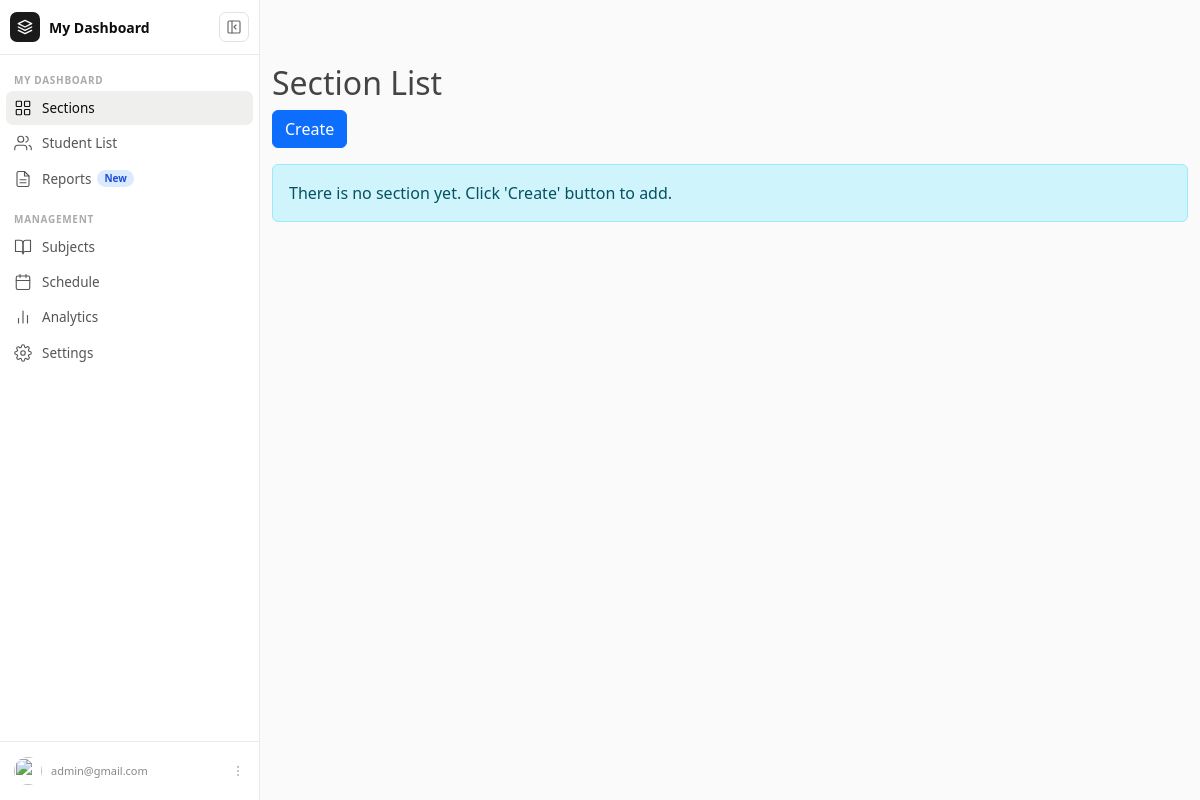
Before: /section/ (signed in) with the older database file.
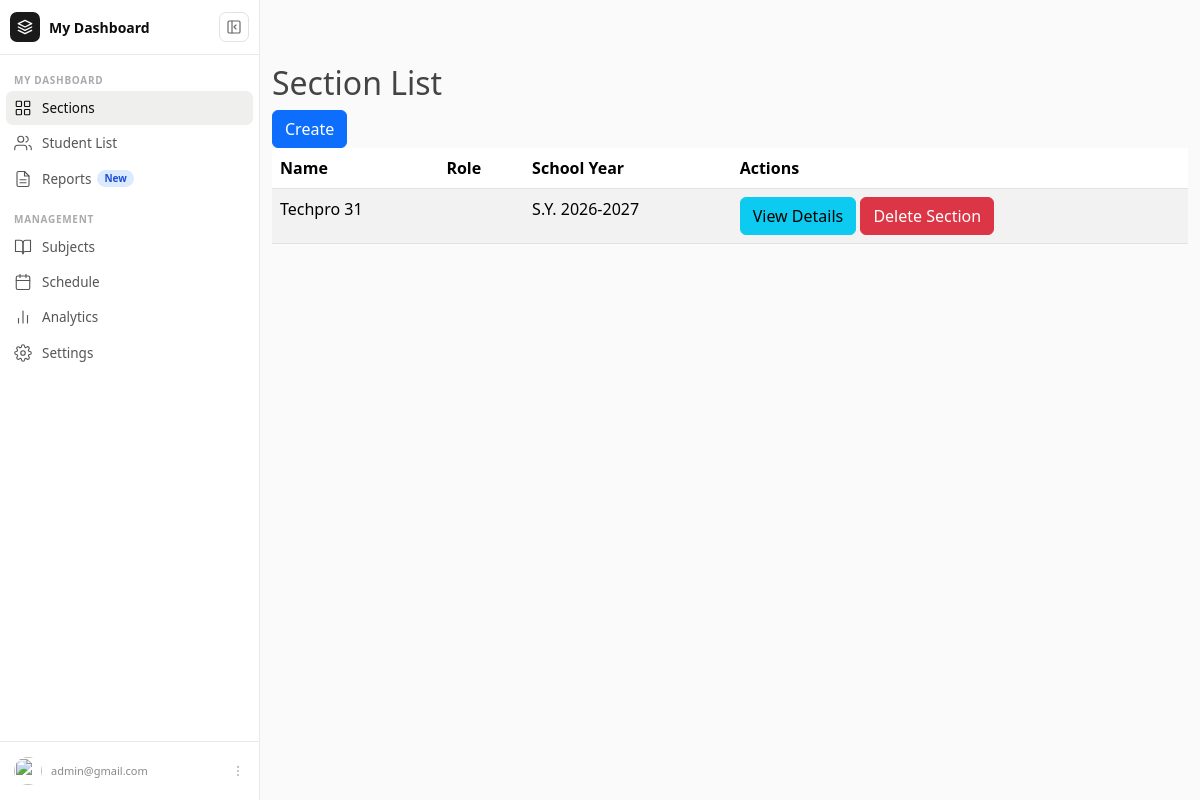
After: the same page with the newer database file.
### sections/models.py (models this page shows, shortened)
class Section(models.Model):
    adviser = models.ForeignKey(User, on_delete=models.CASCADE)
    name = models.CharField(max_length=20, null=True)
    grade_level = models.IntegerField(null=True)
    is_adviser = models.BooleanField(default=True)
    is_subject_teacher = models.BooleanField(default=False)
    principal_name = models.CharField(max_length=100, null=True)
    school_year = models.ForeignKey(schoolYear,on_delete=models.CASCADE, limit_choices_to= {'is_active':True}, default='S.Y. 2026-2027')

### schoolYear/models.py (models this page shows)
class schoolYear(models.Model):
    name = models.CharField(unique=True,max_length=150)
    start_date = models.DateField()
    end_date = models.DateField()
    is_active = models.BooleanField(default=True, verbose_name="Active Status")
    def __str__(self):
        return self.name

### sections/views.py (the view)
# urls.py: path('', SectionListView.as_view(),name='section-home'),
class SectionListView(LoginRequiredMixin, ListView):
    model = Section
    template_name = 'sections/section_home.html'
    context_object_name = 'sections'
    def get_queryset(self):
        return Section.objects.filter(adviser=self.request.user)

### sections/templates/sections/section_home.html (shortened to what this page needs)
{% extends 'users/base.html' %}
{% block content %}
  <h2>Section List</h2>
  <form method="post" action="{% url 'section-create' %}">
    <button type="submit" class="btn btn-primary">Create</button>
  </form>
  {% if sections %}
  <table class="table table-striped table-hover">
    <thead>
      <tr>
        <th scope="col">Name</th>
        <th scope="col">Role</th>
        <th scope="col">School Year</th>
        <th scope="col">Actions</th>
      </tr>
    </thead>
    <tbody>
      {% for section in sections %}
              <tr>
                  <td>{{ section.name }}</td>
                  <td>{{ section.get_role_display }}</td>
                  <td>{{ section.school_year }}</td>
                  <td>
                    <a href="{% url 'section-detail' section.id %}" class="btn btn-info">View Details</a>
                    <a href="{% url 'section-delete' section.id %}" class="btn btn-danger">Delete Section</a>
                  </td>
              </tr>
          {% endfor %}
    </tbody>
  </table>
  {%else %}
  <div class="alert alert-info mt-3" role="alert">
      There is no section yet. Click 'Create' button to add.
  </div>
  {% endif %}
{% endblock %}

### users/templates/users/base.html (shortened to what this page needs)
{% load static %}
<!DOCTYPE html>
<html>
    <head>
        <link href="https://cdn.jsdelivr.net/npm/bootstrap@5.3.8/dist/css/bootstrap.min.css" rel="stylesheet">
        <link rel="stylesheet" type="text/css" href="{% static 'users/main.css' %}">
        <link rel="stylesheet" href="{% static 'css/sidebar.css' %}">
        <link rel="stylesheet" href="https://cdn.jsdelivr.net/npm/flatpickr/dist/flatpickr.min.css">
    </head>
    <body>
        <div class="d-flex" id="wrapper">
            {% include 'partials/_sidebar.html' %}
            <div id="page-content-wrapper" class="flex-grow-1 overflow-auto">
                <div id="messages" class="p-3">
                </div>
                <div class="container">
                    {% block content %}{% endblock %}</div>
                </div>
            </div>
    </body>
</html>

### users/templates/partials/_sidebar.html (shortened to what this page needs)
{% load static %}
{% if user.is_authenticated %}
<div id="cs-sidebar">
  <div class="cs-top">
    <div class="cs-brand">
      <div class="cs-brand-icon">
        <svg width="16" height="16" viewBox="0 0 24 24" fill="none" stroke="currentColor" stroke-width="2" stroke-linecap="round" stroke-linejoin="round">
          <path d="M12 2L2 7l10 5 10-5-10-5zM2 17l10 5 10-5M2 12l10 5 10-5"/>
        </svg>
      </div>
      <span class="cs-brand-name">My Dashboard</span>
    </div>
    <button class="cs-toggle-btn" id="cs-toggle" type="button" aria-label="Toggle sidebar">
      <svg width="16" height="16" viewBox="0 0 24 24" fill="none" stroke="currentColor" stroke-width="1.75" stroke-linecap="round" stroke-linejoin="round">
        <rect x="3" y="3" width="18" height="18" rx="2"/>
        <path d="M9 3v18"/>
        <path class="cs-arrow" d="M15 9l-3 3 3 3"/>
      </svg>
    </button>
  </div>
  <nav class="cs-nav">
    <div class="cs-section-label">MY DASHBOARD</div>
    <ul>
      <li>
        <a class="cs-link {% if request.resolver_match.url_name == 'section-home' %}active{% endif %}"
           href="{% url 'section-home' %}">
          <span class="cs-label">Sections</span>
        </a>
      </li>
      <li>
        <a class="cs-link {% if request.resolver_match.url_name == 'student-home' %}active{% endif %}"
           href="{% url 'student-home' %}">
          <svg class="cs-icon" viewBox="0 0 24 24" fill="none" stroke="currentColor" stroke-width="1.5" stroke-linecap="round" stroke-linejoin="round" aria-hidden="true">
            <path d="M17 21v-2a4 4 0 0 0-4-4H5a4 4 0 0 0-4 4v2"/>
            <circle cx="9" cy="7" r="4"/>
            <path d="M23 21v-2a4 4 0 0 0-3-3.87M16 3.13a4 4 0 0 1 0 7.75"/>
          </svg>
          <span class="cs-label">Student List</span>
        </a>
      </li>
      <li>
        <a class="cs-link" href="#">
          <span class="cs-label">Reports <span class="cs-badge">New</span></span>
        </a>
      </li>
    </ul>
    <div class="cs-section-label">MANAGEMENT</div>
    <ul>
      <li>
        <a class="cs-link" href="#">
          <svg class="cs-icon" viewBox="0 0 24 24" fill="none" stroke="currentColor" stroke-width="1.5" stroke-linecap="round" stroke-linejoin="round" aria-hidden="true">
            <path d="M2 3h6a4 4 0 0 1 4 4v14a3 3 0 0 0-3-3H2z"/>
            <path d="M22 3h-6a4 4 0 0 0-4 4v14a3 3 0 0 1 3-3h7z"/>
          </svg>
          <span class="cs-label">Subjects</span>
        </a>
      </li>
      <li>
        <a class="cs-link" href="#">
          <span class="cs-label">Schedule</span>
        </a>
      </li>
      <li>
        <a class="cs-link" href="#">
          <svg class="cs-icon" viewBox="0 0 24 24" fill="none" stroke="currentColor" stroke-width="1.5" stroke-linecap="round" stroke-linejoin="round" aria-hidden="true">
            <line x1="18" y1="20" x2="18" y2="10"/>
            <line x1="12" y1="20" x2="12" y2="4"/>
            <line x1="6" y1="20" x2="6" y2="14"/>
          </svg>
          <span class="cs-label">Analytics</span>
        </a>
      </li>
      <li>
        <a class="cs-link {% if request.resolver_match.url_name == 'profile' %}active{% endif %}"
           href="{% url 'profile' %}">
          <span class="cs-label">Settings</span>
        </a>
      </li>
    </ul>
  </nav>
  <div class="cs-footer">
    <div class="dropup">
      <button class="cs-user-btn" type="button" data-bs-toggle="dropdown" aria-expanded="false">
        <img class="cs-avatar" src="{{ user.profile.image.url }}" alt="{{ user.get_full_name }}">
        <div class="cs-user-info">
          <div class="cs-user-email">{{ user.email }}</div>
        </div>
        <svg class="cs-dots" width="14" height="14" viewBox="0 0 24 24" fill="none" stroke="currentColor" stroke-width="1.75" stroke-linecap="round" aria-hidden="true">
          <circle cx="12" cy="5" r="1"/><circle cx="12" cy="12" r="1"/><circle cx="12" cy="19" r="1"/>
        </svg>
      </button>
    </div>
  </div>
</div>
{% endif %}

### users/static/users/main.css (style rules this page uses)
body { background: #fafafa; color: #333333; }
.container { margin-top:2rem; }
h1, h2, h3, h4, h5, h6 { color: #444444; }
ul { margin: 0; }

### users/static/css/sidebar.css (style rules this page uses)
#cs-sidebar *, #cs-sidebar *::before, #cs-sidebar *::after { box-sizing: border-box; }
#cs-sidebar { width: 260px; min-width: 260px; height: 100vh; position: sticky; top: 0; background: #fff; border-right: 1px solid #e9e9e7; display: flex; flex-direction: column; transition: width 0.25s cubic-bezier(0.4,0,0.2,1), min-width 0.25s cubic-bezier(0.4,0,0.2,1); overflow: hidden; z-index: 100; flex-shrink: 0; }
.cs-top { display: flex; align-items: center; justify-content: space-between; gap: 8px; padding: 12px 10px; border-bottom: 1px solid #e9e9e7; min-height: 54px; }
.cs-brand { display: flex; align-items: center; gap: 9px; overflow: hidden; min-width: 0; }
.cs-brand-icon { width: 30px; height: 30px; min-width: 30px; background: #1a1a1a; border-radius: 7px; display: flex; align-items: center; justify-content: center; color: #fff; }
.cs-brand-name { font-size: 14px; font-weight: 600; color: #0d0d0d; white-space: nowrap; opacity: 1; transition: opacity 0.15s; }
.cs-toggle-btn { width: 30px; height: 30px; min-width: 30px; padding: 0; background: transparent; border: 1px solid #e2e2df; border-radius: 7px; display: flex; align-items: center; justify-content: center; cursor: pointer; color: #666; transition: background 0.12s; }
.cs-nav { flex: 1; overflow-y: auto; overflow-x: hidden; padding: 8px 6px 4px; }
.cs-nav ul { list-style: none; padding: 0; margin: 0 0 6px; }
.cs-section-label { padding: 10px 8px 3px; font-size: 10px; font-weight: 600; letter-spacing: 0.07em; color: #aaa; white-space: nowrap; overflow: hidden; transition: opacity 0.15s, height 0.25s, padding 0.25s; }
.cs-link { display: flex; align-items: center; gap: 10px; padding: 7px 8px; border-radius: 7px; text-decoration: none; color: #555; font-size: 13.5px; font-weight: 400; white-space: nowrap; overflow: hidden; transition: background 0.1s, color 0.1s; position: relative; margin-bottom: 1px; }
.cs-link.active { background: #efefed; color: #0d0d0d; font-weight: 500; }
.cs-icon { width: 18px; height: 18px; min-width: 18px; flex-shrink: 0; }
.cs-label { flex: 1; overflow: hidden; text-overflow: ellipsis; display: flex; align-items: center; gap: 6px; opacity: 1; transition: opacity 0.15s; }
.cs-badge { font-size: 10px; font-weight: 600; background: #dbeafe; color: #1d4ed8; padding: 1px 7px; border-radius: 99px; }
.cs-footer { border-top: 1px solid #e9e9e7; padding: 8px 6px; }
.cs-user-btn { display: flex; align-items: center; gap: 9px; padding: 7px 8px; border-radius: 7px; width: 100%; background: transparent; border: none; cursor: pointer; overflow: hidden; transition: background 0.12s; text-align: left; }
.cs-avatar { width: 28px !important; height: 28px !important; min-width: 28px !important; border-radius: 50% !important; object-fit: cover !important; flex-shrink: 0 !important; display: block !important; }
.cs-user-info { flex: 1; overflow: hidden; min-width: 0; opacity: 1; transition: opacity 0.15s; }
.cs-user-email { font-size: 11px; color: #888; white-space: nowrap; overflow: hidden; text-overflow: ellipsis; }
.cs-dots { flex-shrink: 0; color: #bbb; opacity: 1; transition: opacity 0.15s; }
#wrapper { min-height: 100vh; align-items: stretch; }
#page-content-wrapper { min-width: 0; width: 100%; }

Changed rows visible on the page:
added Section: name "Techpro 31", school_year "S.Y. 2026-2027"
Other visible differences:
text no longer shown: "There is no section yet. Click 'Create' button to add."
text now shown: "Name Role School Year Actions"
